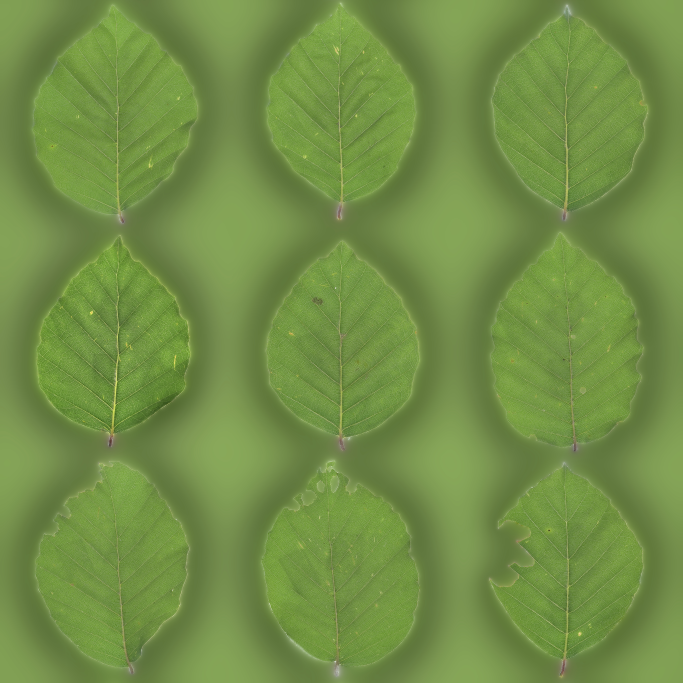
#> input picture tools/texgen/sources/leafset024_color.jpg, 2048 x 2048 px, found by its file name (shown at 1/3 size)
$ python foliage.py
#> lines starting #> are read from the running program, lines starting #| are printed output that depends on the picture; after the words box and inside, x2 and y2 are one past the last pixel; in counts of white or black regions, pixels touching at a corner belong together
#!/usr/bin/env python3
"""
Leafy twig cards for the tree crowns, composed from single leaves (ambientCG LeafSet024, CC0;
sources in tools/texgen/sources/). Writes assets/images/foliage/twigs.png: a 2 x 2 atlas of
transparent twig cards (RGBA, straight alpha), each a stem with leaves angled off it. A crown
is a few dozen of these cards, not hundreds of single-leaf quads.
Deterministic. Run from the project root:
    python3 tools/texgen/foliage.py
"""

import math
import random

import numpy as np
from PIL import Image, ImageDraw, ImageEnhance

SRC = "tools/texgen/sources"
OUT = "assets/images/foliage/twigs.png"
CARD = 1024   # px per card
# the source atlas: 3 x 3 leaves, stems down (bands measured from its opacity map)
COLS = [(95, 593), (783, 1259), (1468, 1944)]
ROWS = [(8, 670), (695, 1354), (1382, 2031)]


def load_leaves():
    color = Image.open(f"{SRC}/leafset024_color.jpg").convert("RGB")
#> color is the input picture: PIL image 2048x2048 RGB; mean R, G, B 113.8, 143.3, 70.8
    alpha = Image.open(f"{SRC}/leafset024_opacity.jpg").convert("L")
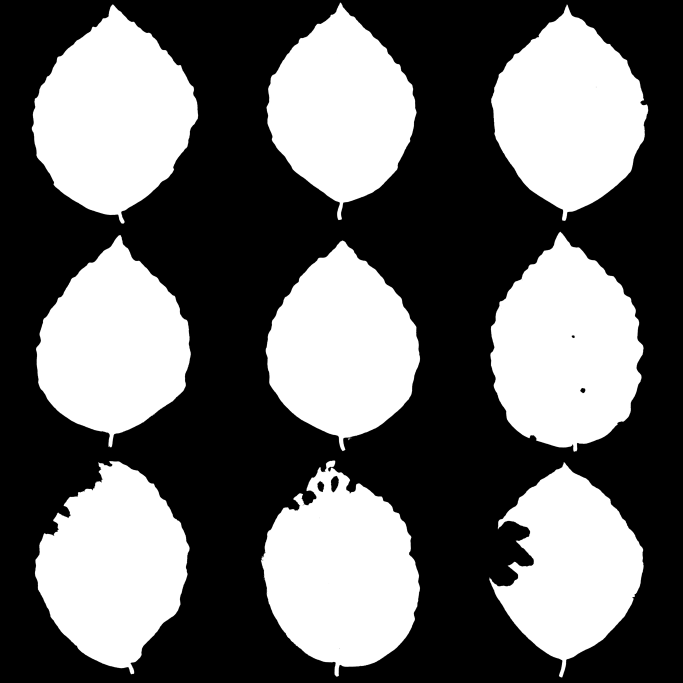
#> input picture tools/texgen/sources/leafset024_opacity.jpg, 2048 x 2048 px, found by its file name (shown at 1/3 size)
#> alpha is the input picture: PIL image 2048x2048 L; min 0, max 255, mean 106
    rgba = color.copy()
    rgba.putalpha(alpha)
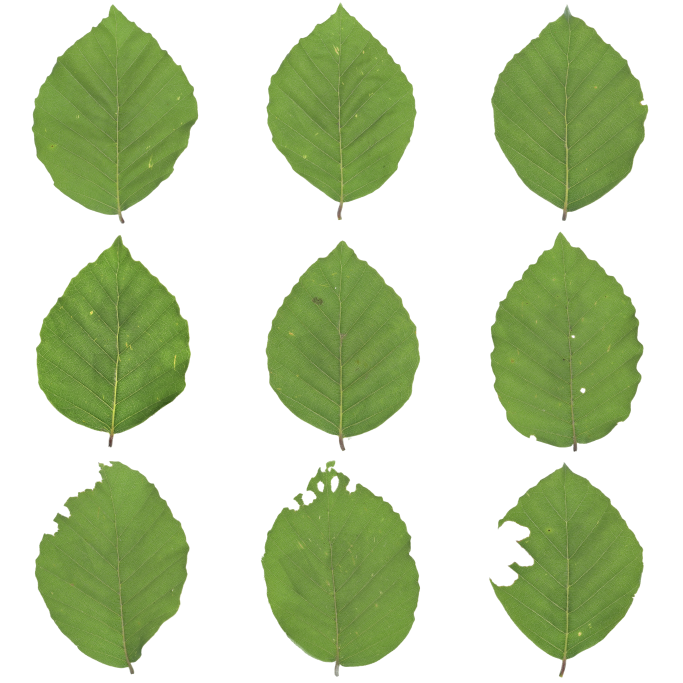
#> rgba: PIL image 2048x2048 RGBA (shown at 1/3 size); mean R, G, B, A 113.8, 143.3, 70.8, 106; transparent parts drawn white
    leaves = []
    for r0, r1 in ROWS:
        for c0, c1 in COLS:
            leaves.append(rgba.crop((c0, r0, c1 + 1, r1 + 1)))
#> after the loop, leaves = 9 items
    return leaves


def twig(leaves, seed):
    """One card: a stem from the bottom middle up to near the top, leaves off both sides."""
    rng = random.Random(seed)
    card = Image.new("RGBA", (CARD, CARD), (0, 0, 0, 0))
    d = ImageDraw.Draw(card)
    # the stem: a gentle curve
    bend = rng.uniform(-0.12, 0.12) * CARD
    stem = [(CARD * 0.5 + bend * math.sin(t * math.pi * 0.8), CARD * (0.98 - t * 0.8)) for t in np.linspace(0, 1, 12)]
    d.line(stem, fill=(70, 52, 30, 255), width=10, joint="curve")
    count = rng.randint(12, 16)
    placed = []
    for i in range(count):
        t = 0.08 + 0.9 * i / count
        k = min(int(t * (len(stem) - 1)), len(stem) - 2)
        sx, sy = stem[k]
        side = -1 if i % 2 == 0 else 1
        # leaves point outward and up, more upright toward the tip
        angle = side * rng.uniform(55, 95) * (1.0 - 0.45 * t) + rng.uniform(-8, 8)
        size = rng.uniform(0.22, 0.29) * CARD * (1.0 - 0.3 * t)
        leaf = rng.choice(leaves)
        w, h = leaf.size
        scale = size / h
        leaf = leaf.resize((max(1, int(w * scale)), max(1, int(h * scale))), Image.LANCZOS)
        # a little variety: some leaves lighter or yellower, some darker
        leaf_rgb = ImageEnhance.Brightness(leaf.convert("RGB")).enhance(rng.uniform(0.75, 1.15))
        leaf_rgb = ImageEnhance.Color(leaf_rgb).enhance(rng.uniform(0.85, 1.2))
        leaf_rgb.putalpha(leaf.getchannel("A"))
        leaf = leaf_rgb.rotate(-angle, resample=Image.BICUBIC, expand=True)
        # the stem end of the leaf sits on the twig: after rotating, that's the leaf's base point
        a = math.radians(angle)
        lw, lh = leaf.size
        bx = lw / 2 - math.sin(a) * size * 0.48
        by = lh / 2 + math.cos(a) * size * 0.48
        placed.append((leaf, int(sx - bx), int(sy - by)))
    # tip leaves last so they sit on top
    for leaf, x, y in placed:
        card.paste(leaf, (x, y), leaf)
    return card


def bleed(img):
    """Transparent pixels take the leaves' mean colour, so mipmaps don't fringe dark."""
    a = np.asarray(img).astype(np.float32)
    mask = a[..., 3] > 8
    mean = a[mask][:, :3].mean(axis=0)
    a[~mask, :3] = mean
    return Image.fromarray(a.astype(np.uint8), "RGBA")


if __name__ == "__main__":
    leaves = load_leaves()
#> leaves = 9 items
    atlas = Image.new("RGBA", (CARD * 2, CARD * 2), (0, 0, 0, 0))
#> atlas: PIL image 2048x2048 RGBA; every value is 0
    for i in range(4):
        atlas.paste(twig(leaves, 100 + i), ((i % 2) * CARD, (i // 2) * CARD))
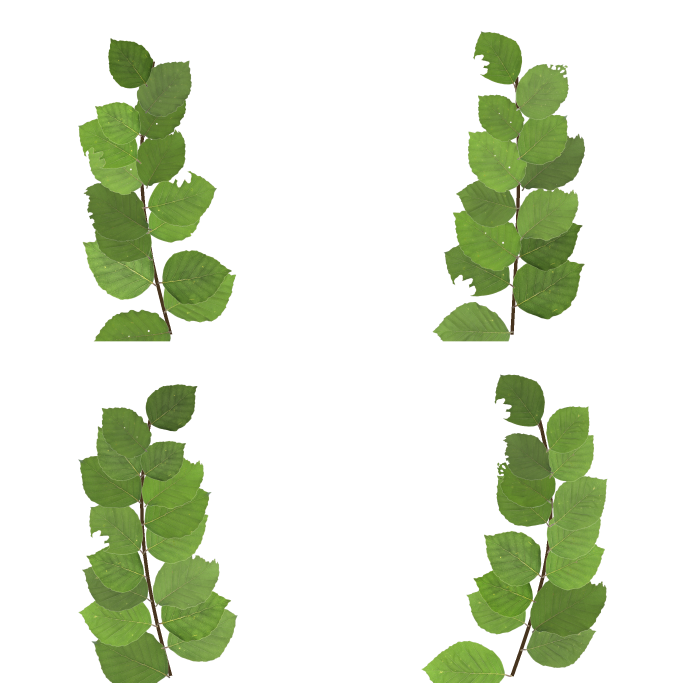
#> atlas: PIL image 2048x2048 RGBA (shown at 1/3 size); mean R, G, B, A 26.2, 34.2, 14.7, 61.1; transparent parts drawn white
    bleed(atlas).save(OUT)
#> in bleed, `mask = a[..., 3] > 8`:
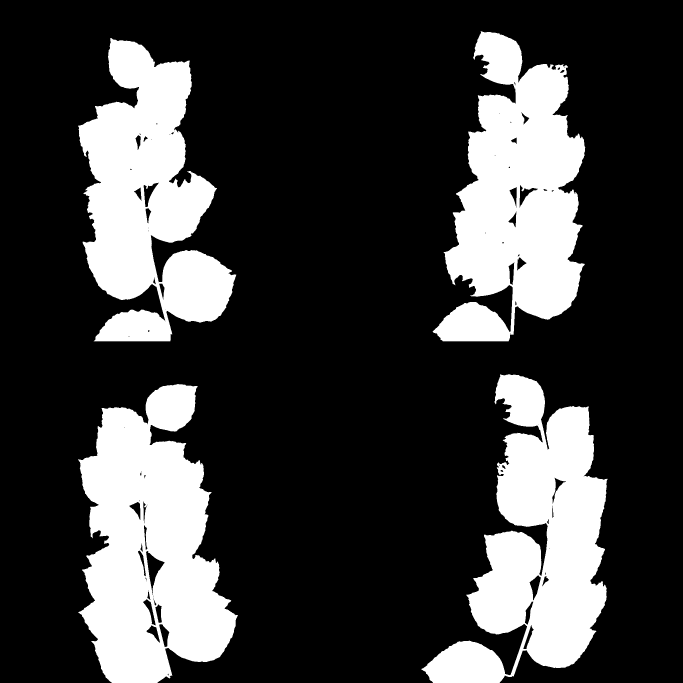
#> mask: shape (2048, 2048) bool (shown at 1/3 size); 24.3% white; 4 white regions, box (x1, y1, x2, y2) and area: (234, 1152, 714, 2048) 273385, (1264, 1123, 1823, 2048) 251657, (1298, 94, 1756, 1024) 251132, (234, 114, 709, 1024) 241904
#> in bleed, `mean = a[mask][:, :3].mean(axis=0)`: mean = [107.8, 140.6, 60.51]
    print(f"  {OUT}: 4 twig cards")
